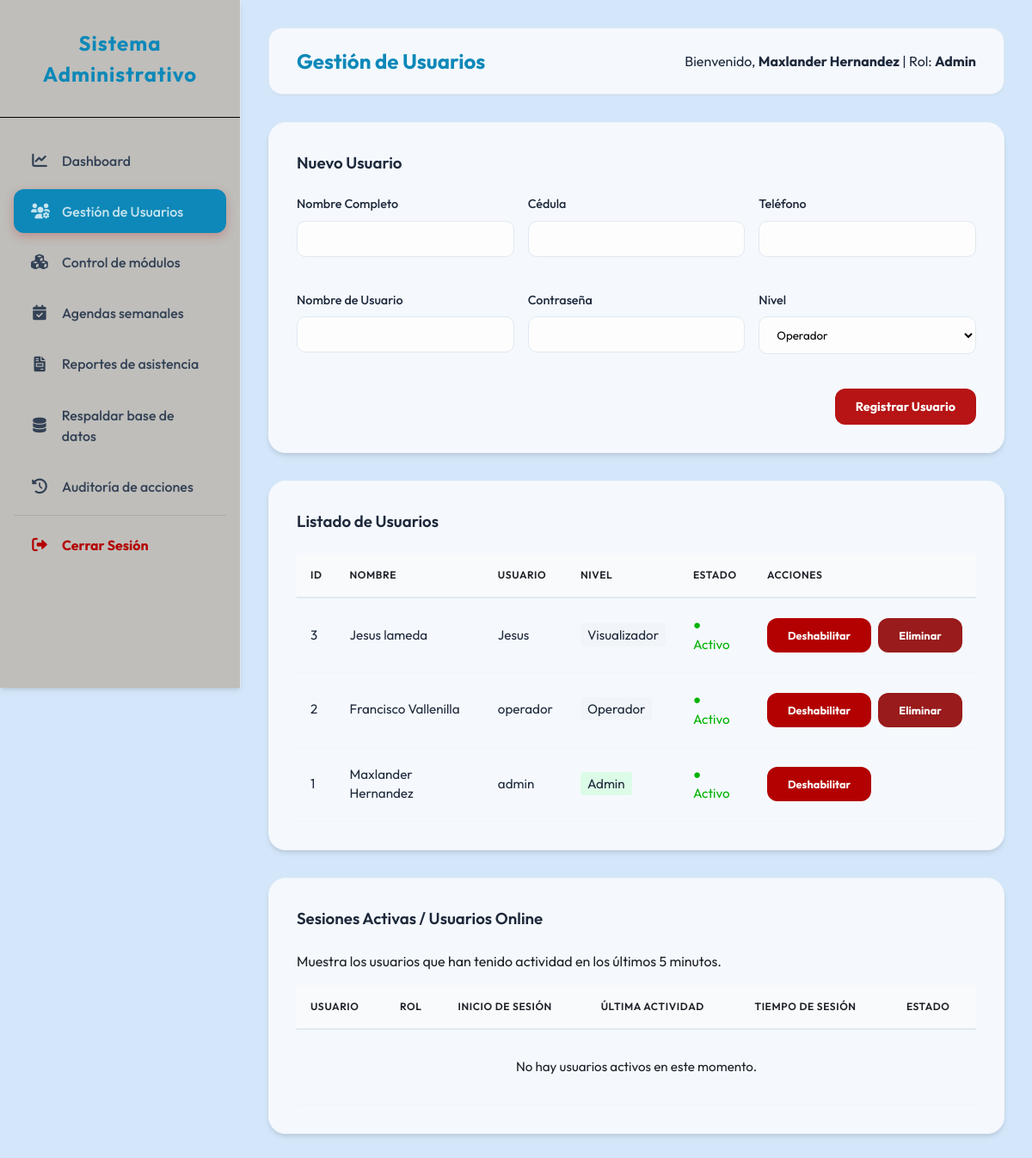
The app's page /admin/usuarios.php (signed in) with its own data.
### tables this page shows
CREATE TABLE `usuarios` (
  `ID_USUARIO` int(11) NOT NULL AUTO_INCREMENT,
  `NOMBRE_COMPLETO` varchar(100) NOT NULL,
  `CEDULA` varchar(20) NOT NULL,
  `TELEFONO` varchar(15) NOT NULL,
  `NOMBRE_USUARIO` varchar(50) NOT NULL,
  `CONTRASENA` varchar(255) NOT NULL,
  `NIVEL` enum('admin','operador','visualizador') DEFAULT 'operador',
  `ACTIVO` tinyint(1) DEFAULT 1,
  `TOKEN_RECUPERACION` varchar(255) DEFAULT NULL,
  `TOKEN_EXPIRA` datetime DEFAULT NULL,
  `ULTIMA_CONEXION` datetime DEFAULT NULL,
  `ULTIMA_ACTIVIDAD` datetime DEFAULT NULL,
  `CREADO_EN` timestamp NOT NULL DEFAULT current_timestamp(),
  PRIMARY KEY (`ID_USUARIO`),
  UNIQUE KEY `CEDULA` (`CEDULA`),
  UNIQUE KEY `NOMBRE_USUARIO` (`NOMBRE_USUARIO`)
);

### admin/usuarios.php (the view, shortened to what this page needs)
<?php
require_once __DIR__ . '/../includes/layout_header.php';
require_once __DIR__ . '/../includes/auth.php';
$usuarios = $pdo->query("SELECT * FROM USUARIOS ORDER BY ID_USUARIO DESC")->fetchAll();
?>
<div class="card">
    <h3>Nuevo Usuario</h3>
    <form method="POST" style="margin-top: 1rem; display: grid; grid-template-columns: repeat(3, 1fr); gap: 1rem;">
        <div class="form-group">
            <label>Nombre Completo</label>
            <input type="text" name="nombre_completo" required>
        </div>
        <div class="form-group">
            <label>Cédula</label>
            <input type="text" name="cedula" required>
        </div>
        <div class="form-group">
            <label>Teléfono</label>
            <input type="text" name="telefono" required>
        </div>
        <div class="form-group">
            <label>Nombre de Usuario</label>
            <input type="text" name="nombre_usuario" required>
        </div>
        <div class="form-group">
            <label>Contraseña</label>
            <input type="password" name="contrasena" required>
        </div>
        <div class="form-group">
            <label>Nivel</label>
            <select name="nivel">
                <option value="operador">Operador</option>
            </select>
        </div>
        <div style="grid-column: span 3; text-align: right;">
            <button type="submit" class="btn btn-primary">Registrar Usuario</button>
        </div>
    </form>
</div>
<div class="card">
    <h3>Listado de Usuarios</h3>
    <table>
        <thead>
            <tr>
                <th>ID</th>
                <th>Nombre</th>
                <th>Usuario</th>
                <th>Nivel</th>
                <th>Estado</th>
                <th>Acciones</th>
            </tr>
        </thead>
        <tbody>
            <?php foreach ($usuarios as $u): ?>
            <tr>
                <td data-label="ID"><?php echo $u['ID_USUARIO']; ?></td>
                <td data-label="Nombre"><?php echo $u['NOMBRE_COMPLETO']; ?></td>
                <td data-label="Usuario"><?php echo $u['NOMBRE_USUARIO']; ?></td>
                <td data-label="Nivel"><span class="badge" style="background: <?php echo $u['NIVEL'] == 'admin' ? '#dcfce7' : '#f1f5f9'; ?>; padding: 4px 8px; border-radius: 4px;"><?php echo ucfirst($u['NIVEL']); ?></span></td>
                <td data-label="Estado">
                    <?php if ($u['ACTIVO']): ?>
                        <span style="color: var(--success);">● Activo</span>
                    <?php else: ?>
                        <span style="color: var(--danger);">● Inactivo</span>
                    <?php endif; ?>
                </td>
                <td data-label="Acciones">
                    <div style="display: flex; gap: 0.5rem;">
                        <form method="POST" style="display: inline;">
                            <button type="submit" class="btn <?php echo $u['ACTIVO'] ? 'btn-danger' : 'btn-success'; ?>" style="font-size: 0.8rem;">
                                <?php echo $u['ACTIVO'] ? 'Deshabilitar' : 'Habilitar'; ?>
                            </button>
                        </form>
                        <?php if ($u['ID_USUARIO'] != $_SESSION['user_id']): ?>
                        <form method="POST" style="display: inline;" onsubmit="return confirm('¿Seguro que desea eliminar a este usuario?')">
                            <button type="submit" class="btn btn-danger" style="font-size: 0.8rem; background: #991b1b;">Eliminar</button>
                        </form>
                        <?php endif; ?>
                    </div>
                </td>
            </tr>
            <?php endforeach; ?>
        </tbody>
    </table>
</div>
<div class="card">
    <h3>Sesiones Activas / Usuarios Online</h3>
    <p style="color: var(--text-light); margin-bottom: 1rem;">Muestra los usuarios que han tenido actividad en los últimos 5 minutos.</p>
    <table>
        <thead>
            <tr>
                <th>Usuario</th>
                <th>Rol</th>
                <th>Inicio de Sesión</th>
                <th>Última Actividad</th>
                <th>Tiempo de Sesión</th>
                <th>Estado</th>
            </tr>
        </thead>
        <tbody>
            <?php
            $online_users = $pdo->query("SELECT * FROM USUARIOS WHERE ULTIMA_ACTIVIDAD >= DATE_SUB(NOW(), INTERVAL 5 MINUTE) ORDER BY ULTIMA_ACTIVIDAD DESC")->fetchAll();
            ?>
            <?php if (empty($online_users)): ?>
            <tr>
                <td colspan="6" style="text-align: center; padding: 2rem; color: var(--text-light);">No hay usuarios activos en este momento.</td>
            </tr>
            <?php endif; ?>
        </tbody>
    </table>
</div>
<?php require_once __DIR__ . '/../includes/layout_footer.php'; ?>

### public/assets/css/style.css (style rules this page uses)
:root { --primary-color: #0d88b8; --secondary-color: #000000; --accent-blue: #5e74f0; --bg-color: #d4e7fafa; --sidebar-color: #add8ce; --sidebar-text: #334155; --text-main: #1e293b; --text-light: #1d2127; --white: #ffffffc4; --success: #00B300; --danger: #f18e96; --warning: #f59e0b; --shadow-sm: 0 1px 2px 0 rgba(0, 0, 0, 0.05); --shadow-md: 0 4px 6px -1px rgba(0, 0, 0, 0.1), 0 2px 4px -1px rgba(0, 0, 0, 0.06); --shadow-lg: 0 10px 15px -3px rgba(0, 0, 0, 0.1), 0 4px 6px -2px rgba(0, 0, 0, 0.05); }
* { margin: 0; padding: 0; box-sizing: border-box; }
body { font-family: 'Outfit', sans-serif; background-color: var(--bg-color); color: var(--text-main); line-height: 1.5; overflow-x: hidden; }
.card { background: var(--white); padding: 2rem; border-radius: 1.25rem; box-shadow: var(--shadow-md); margin-bottom: 2rem; border: 1px solid #f1f5f9; }
.card h3 { margin-bottom: 1.5rem; color: var(--text-main); font-weight: 600; display: flex; align-items: center; gap: 0.75rem; }
table { width: 100%; border-collapse: separate; border-spacing: 0; margin-top: 1rem; }
th { background-color: #f8fafc; color: var(--text-light); font-weight: 600; text-transform: uppercase; font-size: 0.75rem; letter-spacing: 0.05em; padding: 1rem; text-align: left; border-bottom: 2px solid #e2e8f0; }
td { padding: 1.25rem 1rem; border-bottom: 1px solid #f1f5f9; font-size: 0.95rem; }
.form-group { margin-bottom: 1.5rem; }
label { display: block; margin-bottom: 0.5rem; font-weight: 500; color: var(--text-main); font-size: 0.9rem; }
input, select, textarea { width: 100%; padding: 0.75rem 1rem; border: 1px solid #e2e8f0; border-radius: 0.625rem; font-family: inherit; transition: all 0.2s; background-color: #fdfdfd; }
.btn { padding: 0.75rem 1.5rem; border-radius: 0.75rem; border: none; cursor: pointer; font-family: inherit; font-weight: 700; transition: all 0.2s; display: inline-flex; align-items: center; gap: 0.5rem; text-decoration: none; font-size: 0.9rem; }
.btn-primary { text-align: center; background: #b10101ea; color: #ffffff !important; justify-content: center; }
.btn-danger { background: #b30000; color: #ffffff !important; }

### records on screen
usuarios: ID_USUARIO "3", NOMBRE_COMPLETO "Jesus lameda", NOMBRE_USUARIO "Jesus", NIVEL "Visualizador", ACTIVO "● Activo"
usuarios: ID_USUARIO "2", NOMBRE_COMPLETO "Francisco Vallenilla", NOMBRE_USUARIO "operador", NIVEL "Operador", ACTIVO "● Activo"
usuarios: ID_USUARIO "1", NOMBRE_COMPLETO "Maxlander Hernandez", NOMBRE_USUARIO "admin", NIVEL "Admin", ACTIVO "● Activo"

### other values on screen
$title "Gestión de Usuarios"
$_SESSION['user_name'] "Maxlander Hernandez"
$user_level "Admin"
